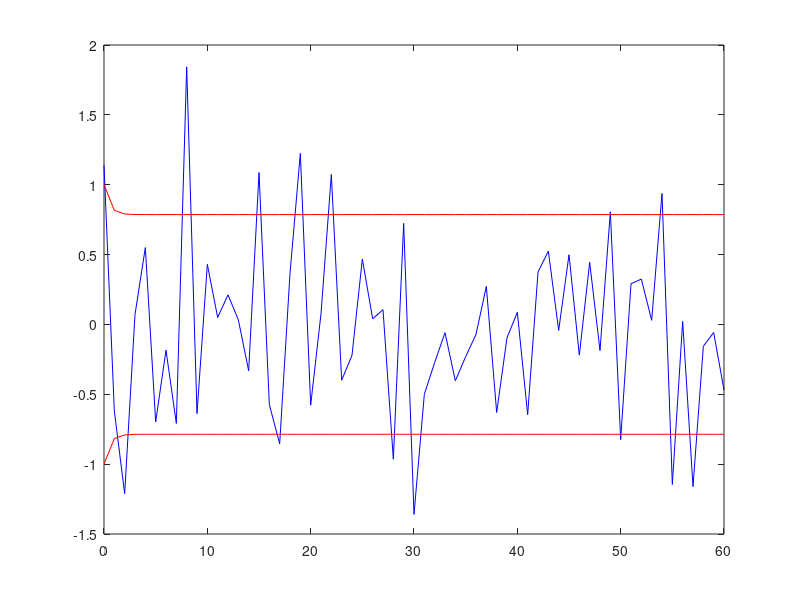
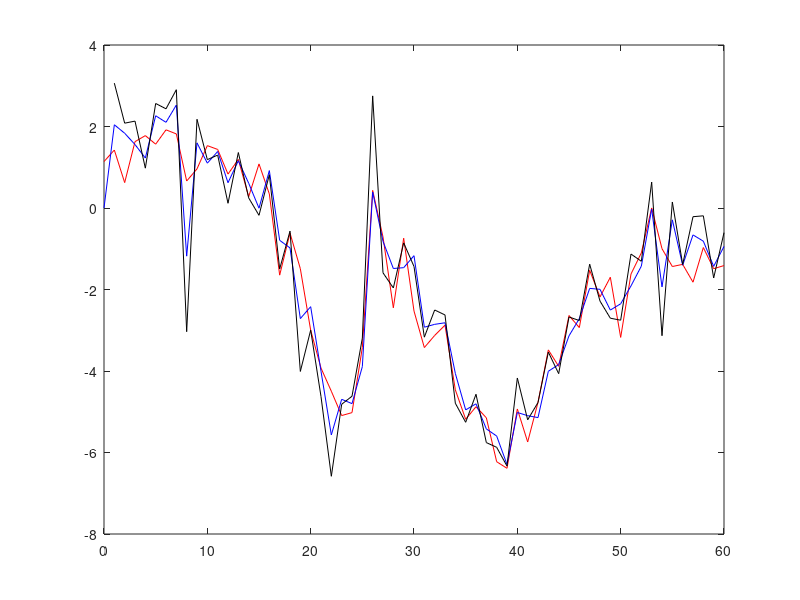
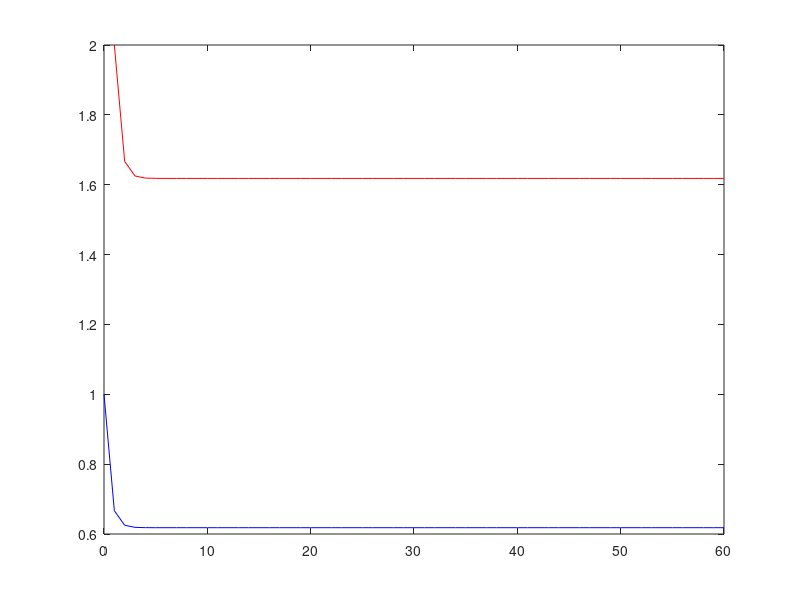

Here is the MATLAB script that generated these plots, in order:
%
% example 4.1
%

clear all;

% intialization
x0=0;
P0=1;
Q=1;
R=1;

% initial collection
X = x0+sqrt(P0)*randn();
XHAT=x0;
PHAT = P0; 
XBAR = []; % start from k=1
PBAR = []; % start from k=1
Z = []; % start from k=1
TIME = 0;


% EKF propagation -----------------------------------
for t = 0:59
    
    % dynamics
    x = x0 + sqrt(Q)*randn();
    z = x + randn(R)*randn();
    
    % TU
    xbar = x0;
    Pbar = P0 + Q;
    
    % MU
    K = Pbar/(Pbar+R);
    xhat = xbar + K*(z - xbar);
    Phat = Pbar - Pbar^2/(Pbar+R);
    
    % collections
    X = [X; x];
    XHAT = [XHAT; xhat];
    XBAR = [XBAR; xbar];
    PHAT = [PHAT; Phat];
    PBAR = [PBAR; Pbar];
    Z = [Z; z];
    TIME = [TIME; t+1];
    
    % for next step
    x0 = x;
    P0 = Phat;
    xbar = xhat;
    
end


% plotting
figure, plot(TIME, X-XHAT,'b', TIME, sqrt(PHAT),'r', TIME,-sqrt(PHAT),'r')
figure, plot(TIME, X,'r',TIME, XHAT,'b', TIME(2:end,1),Z,'k')
figure, plot(TIME(2:end,1), PBAR,'r',TIME, PHAT,'b')